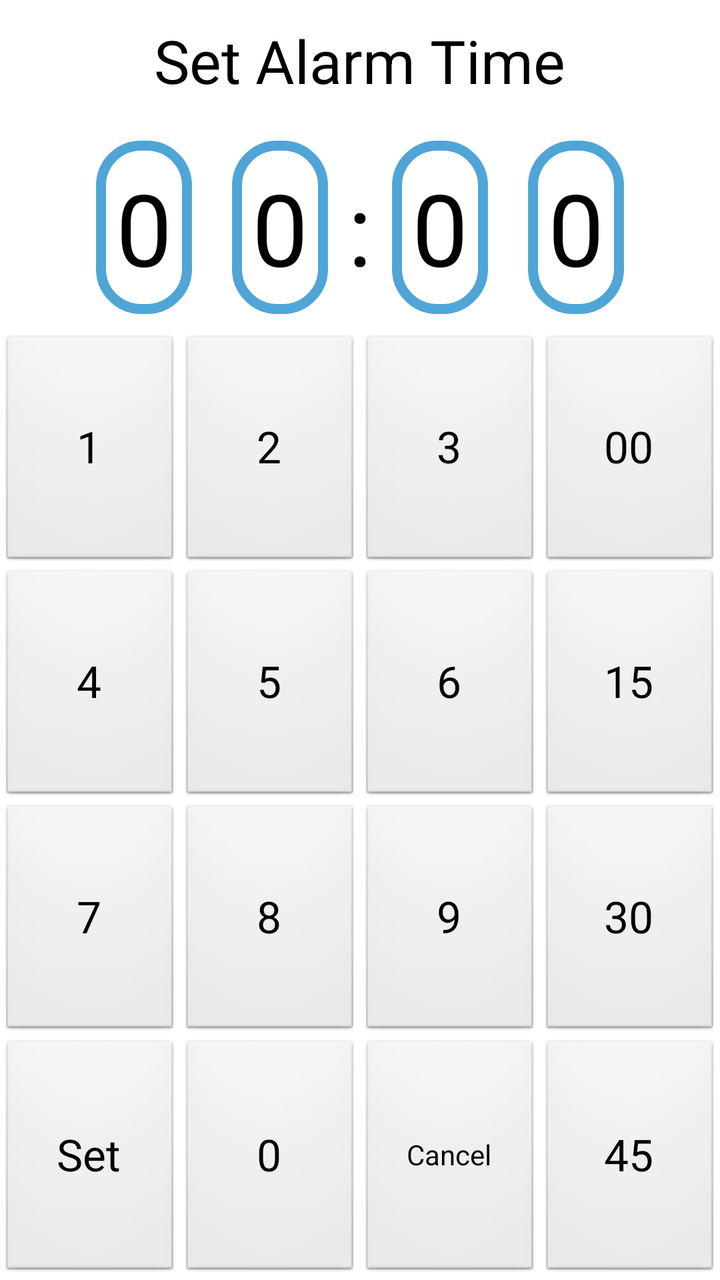
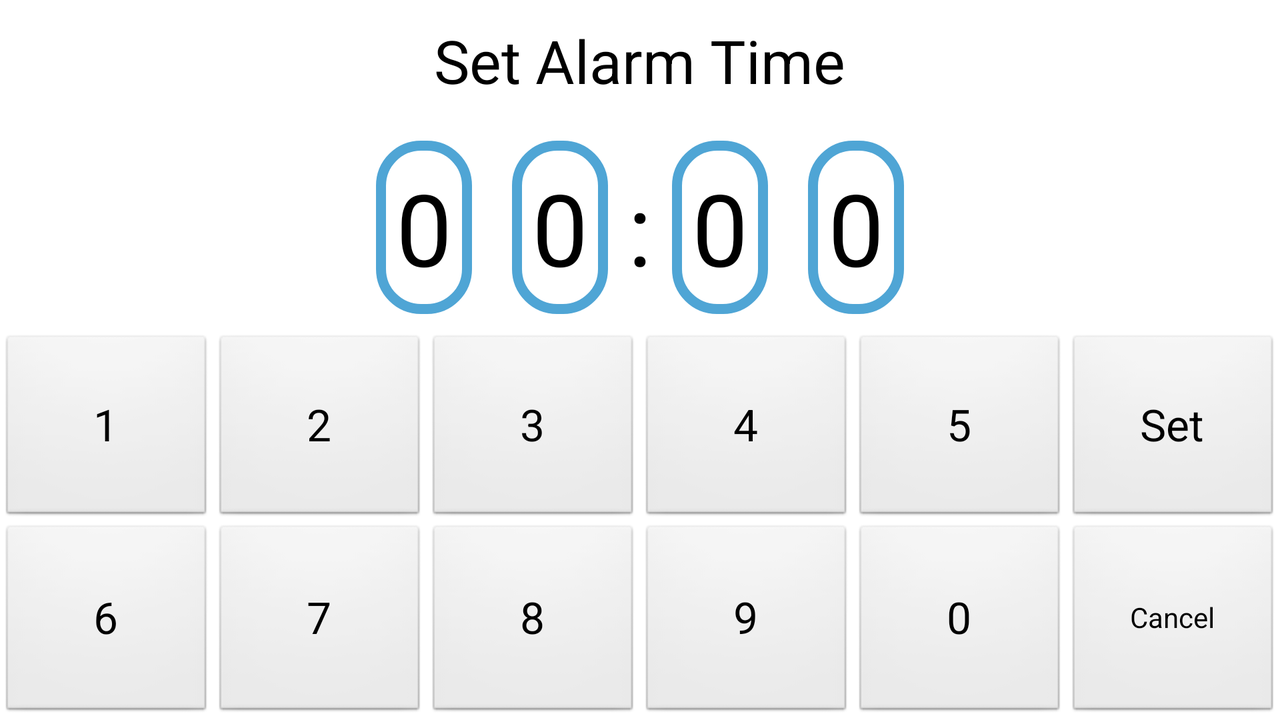

First picture: res/layout/ on a phone held upright. Second picture: the repository's own variant of that layout, on a device whose configuration matches the variant's folder. Source for both follows.
<!-- AndroidManifest.xml: application theme AppTheme -->
<!-- res/layout/main_activity.xml -->
<LinearLayout xmlns:android="http://schemas.android.com/apk/res/android"
    xmlns:tools="http://schemas.android.com/tools"
    android:layout_width="fill_parent"
    android:layout_height="fill_parent"
    android:gravity="center_horizontal"
    android:orientation="vertical"
    tools:context=".MainActivity" >

    <TextView
        android:id="@+id/textViewSetTime"
        android:layout_width="wrap_content"
        android:layout_height="wrap_content"
        android:layout_gravity="center|top"
        android:layout_margin="10dp"
        android:text="@string/SetTime"
        android:textAppearance="?android:attr/textAppearanceLarge"
        android:textSize="30sp" />

    <TableRow
        android:id="@+id/TableRowTime"
        android:layout_width="wrap_content"
        android:layout_height="wrap_content"
        android:gravity="center" >

        <TextView
            android:id="@+id/textViewHour1"
            android:layout_width="wrap_content"
            android:layout_height="wrap_content"
            android:layout_margin="10dip"
            android:background="@drawable/selector_textview"
            android:clickable="true"
            android:focusable="true"
            android:focusableInTouchMode="true"
            android:gravity="center"
            android:text="@string/Zero"
            android:textAppearance="?android:attr/textAppearanceLarge"
            android:textSize="50sp" />

        <TextView
            android:id="@+id/textViewHour2"
            android:layout_width="wrap_content"
            android:layout_height="wrap_content"
            android:layout_margin="10dip"
            android:background="@drawable/selector_textview"
            android:clickable="true"
            android:focusable="true"
            android:focusableInTouchMode="true"
            android:gravity="top|center"
            android:text="@string/Zero"
            android:textAppearance="?android:attr/textAppearanceLarge"
            android:textSize="50sp" />

        <TextView
            android:id="@+id/textViewSeparator"
            android:layout_width="wrap_content"
            android:layout_height="wrap_content"
            android:gravity="center|top"
            android:text="@string/colon"
            android:textAppearance="?android:attr/textAppearanceLarge"
            android:textSize="50sp" />

        <TextView
            android:id="@+id/textViewMinute1"
            android:layout_width="wrap_content"
            android:layout_height="wrap_content"
            android:layout_margin="10dip"
            android:background="@drawable/selector_textview"
            android:clickable="true"
            android:focusable="true"
            android:focusableInTouchMode="true"
            android:text="@string/Zero"
            android:textAppearance="?android:attr/textAppearanceLarge"
            android:textSize="50sp" />

        <TextView
            android:id="@+id/textViewMinute2"
            android:layout_width="wrap_content"
            android:layout_height="wrap_content"
            android:layout_margin="10dip"
            android:background="@drawable/selector_textview"
            android:clickable="true"
            android:focusable="true"
            android:focusableInTouchMode="true"
            android:text="@string/Zero"
            android:textAppearance="?android:attr/textAppearanceLarge"
            android:textSize="50sp" />
    </TableRow>

    <TableLayout
        android:id="@+id/TableLayoutNumbers"
        android:layout_width="fill_parent"
        android:layout_height="fill_parent"
        android:stretchColumns="*" >

        <TableRow
            android:id="@+id/tableRow1to3"
            android:layout_weight="1"
            android:gravity="center" >

            <Button
                android:id="@+id/Button1"
                style="@style/number_button"
                android:text="@string/Key1" />

            <Button
                android:id="@+id/Button2"
                style="@style/number_button"
                android:text="@string/Key2" />

            <Button
                android:id="@+id/Button3"
                style="@style/number_button"
                android:text="@string/Key3" />

            <Button
                android:id="@+id/Button00"
                style="@style/number_button"
                android:text="@string/Key00" />
        </TableRow>

        <TableRow
            android:id="@+id/tableRow4to6"
            android:layout_weight="1"
            android:gravity="center" >

            <Button
                android:id="@+id/Button4"
                style="@style/number_button"
                android:text="@string/Key4" />

            <Button
                android:id="@+id/Button5"
                style="@style/number_button"
                android:text="@string/Key5" />

            <Button
                android:id="@+id/Button6"
                style="@style/number_button"
                android:text="@string/Key6" />

            <Button
                android:id="@+id/Button15"
                style="@style/number_button"
                android:text="@string/Key15" />
        </TableRow>

        <TableRow
            android:id="@+id/tableRow7to9"
            android:layout_weight="1"
            android:gravity="center" >

            <Button
                android:id="@+id/Button7"
                style="@style/number_button"
                android:text="@string/Key7" />

            <Button
                android:id="@+id/Button8"
                style="@style/number_button"
                android:text="@string/Key8" />

            <Button
                android:id="@+id/Button9"
                style="@style/number_button"
                android:text="@string/Key9" />

            <Button
                android:id="@+id/Button30"
                style="@style/number_button"
                android:text="@string/Key30" />
        </TableRow>

        <TableRow
            android:id="@+id/tableRow0"
            android:layout_weight="1"
            android:gravity="center" >

            <Button
                android:id="@+id/ButtonSet"
                style="@style/number_button"
                android:text="@string/Set" />

            <Button
                android:id="@+id/Button0"
                style="@style/number_button"
                android:text="@string/Key0" />

            <Button
                android:id="@+id/ButtonCancel"
				android:layout_width="0dip"
                android:layout_height="fill_parent"
                android:layout_weight="1"
                android:text="@string/Cancel" />

            <Button
                android:id="@+id/Button45"
                style="@style/number_button"
                android:text="@string/Key45" />
        </TableRow>
    </TableLayout>

</LinearLayout>
<!-- resources referenced by this layout -->
<resources>
  <!-- drawable selector_textview (drawable) -->
  <selector xmlns:android="http://schemas.android.com/apk/res/android">
     <item 
         android:state_focused="true"  
         android:drawable="@drawable/selected_textview"/>
     <item 
         android:state_pressed="true" 
         android:drawable="@drawable/selected_textview" />
     <item  
         android:state_focused="false"
         android:drawable="@drawable/back_textview"/>
  </selector>
  <string name="Cancel">Cancel</string>
  <string name="Key0">0</string>
  <string name="Key00">00</string>
  <string name="Key1">1</string>
  <string name="Key15">15</string>
  <string name="Key2">2</string>
  <string name="Key3">3</string>
  <string name="Key30">30</string>
  <string name="Key4">4</string>
  <string name="Key45">45</string>
  <string name="Key5">5</string>
  <string name="Key6">6</string>
  <string name="Key7">7</string>
  <string name="Key8">8</string>
  <string name="Key9">9</string>
  <string name="Set">Set</string>
  <string name="SetTime">Set Alarm Time</string>
  <string name="Zero">0</string>
  <string name="colon">:</string>
  <style name="number_button">
          <item name="android:textColor">#000000</item>
          <item name="android:textAppearance">?android:attr/textAppearanceLarge</item>
          <item name="android:layout_width">0dip</item>
          <item name="android:layout_height">fill_parent</item>
          <item name="android:layout_weight">1</item>
      </style>
  <style name="AppTheme" parent="AppBaseTheme">
          
      </style>
  <!-- drawable selected_textview (drawable) -->
  <shape xmlns:android="http://schemas.android.com/apk/res/android" android:shape="rectangle" >
     <solid android:color="#FFF0E68C" />
     <stroke android:width="5dip" android:color="#4fa5d5"/>
     <corners android:radius="20dip" />
     <padding android:top="10dip" android:left="10dip" android:bottom="10dip" android:right="10dip"/>
  </shape>
  <!-- drawable back_textview (drawable) -->
  <shape xmlns:android="http://schemas.android.com/apk/res/android" android:shape="rectangle" >
     <solid android:color="#ffffff" />
     <stroke android:width="5dip" android:color="#4fa5d5"/>
     <corners android:radius="20dip" />
     <padding android:top="10dip" android:left="10dip" android:bottom="10dip" android:right="10dip"/>
  </shape>
  <style name="AppBaseTheme" parent="android:Theme.Light">
          
      </style>
</resources>
<!-- res/layout-land/main_activity.xml (the author's variant of the layout above) -->
<!-- drawn on the phone turned sideways -->
<LinearLayout xmlns:android="http://schemas.android.com/apk/res/android"
    xmlns:tools="http://schemas.android.com/tools"
    android:layout_width="fill_parent"
    android:layout_height="fill_parent"
    android:gravity="center_horizontal"
    android:orientation="vertical"
    tools:context=".MainActivity" >

    <TextView
        android:id="@+id/textViewSetTime"
        android:layout_width="wrap_content"
        android:layout_height="wrap_content"
        android:layout_gravity="center|top"
        android:layout_margin="10dp"
        android:text="@string/SetTime"
        android:textAppearance="?android:attr/textAppearanceLarge"
        android:textSize="30sp" />

    <TableRow
        android:id="@+id/TableRowTime"
        android:layout_width="wrap_content"
        android:layout_height="wrap_content"
        android:gravity="center" >

        <TextView
            android:id="@+id/textViewHour1"
            android:layout_width="wrap_content"
            android:layout_height="wrap_content"
            android:layout_margin="10dip"
            android:background="@drawable/selector_textview"
            android:clickable="true"
            android:focusable="true"
            android:focusableInTouchMode="true"
            android:gravity="center"
            android:text="@string/Zero"
            android:textAppearance="?android:attr/textAppearanceLarge"
            android:textSize="50sp" />

        <TextView
            android:id="@+id/textViewHour2"
            android:layout_width="wrap_content"
            android:layout_height="wrap_content"
            android:layout_margin="10dip"
            android:background="@drawable/selector_textview"
            android:clickable="true"
            android:focusable="true"
            android:focusableInTouchMode="true"
            android:gravity="top|center"
            android:text="@string/Zero"
            android:textAppearance="?android:attr/textAppearanceLarge"
            android:textSize="50sp" />

        <TextView
            android:id="@+id/textViewSeparator"
            android:layout_width="wrap_content"
            android:layout_height="wrap_content"
            android:gravity="center|top"
            android:text="@string/colon"
            android:textAppearance="?android:attr/textAppearanceLarge"
            android:textSize="50sp" />

        <TextView
            android:id="@+id/textViewMinute1"
            android:layout_width="wrap_content"
            android:layout_height="wrap_content"
            android:layout_margin="10dip"
            android:background="@drawable/selector_textview"
            android:clickable="true"
            android:focusable="true"
            android:focusableInTouchMode="true"
            android:text="@string/Zero"
            android:textAppearance="?android:attr/textAppearanceLarge"
            android:textSize="50sp" />

        <TextView
            android:id="@+id/textViewMinute2"
            android:layout_width="wrap_content"
            android:layout_height="wrap_content"
            android:layout_margin="10dip"
            android:background="@drawable/selector_textview"
            android:clickable="true"
            android:focusable="true"
            android:focusableInTouchMode="true"
            android:text="@string/Zero"
            android:textAppearance="?android:attr/textAppearanceLarge"
            android:textSize="50sp" />
    </TableRow>

    <TableLayout
        android:id="@+id/TableLayoutNumbers"
        android:layout_width="fill_parent"
        android:layout_height="fill_parent"
        android:stretchColumns="*" >

        <TableRow
            android:id="@+id/tableRow1to5"
            android:layout_weight="1"
            android:gravity="center" >

            <Button
                android:id="@+id/Button1"
                style="@style/number_button"
                android:text="@string/Key1" />

            <Button
                android:id="@+id/Button2"
                style="@style/number_button"
                android:text="@string/Key2" />

            <Button
                android:id="@+id/Button3"
                style="@style/number_button"
                android:text="@string/Key3" />

            <Button
                android:id="@+id/Button4"
                style="@style/number_button"
                android:text="@string/Key4" />

            <Button
                android:id="@+id/Button5"
               style="@style/number_button"
                android:text="@string/Key5" />

            <Button
                android:id="@+id/ButtonSet"
                style="@style/number_button"
                android:text="@string/Set" />
        </TableRow>

        <TableRow
            android:id="@+id/tableRow6to0"
            android:layout_weight="1"
            android:gravity="center" >

            <Button
                android:id="@+id/Button6"
                style="@style/number_button"
                android:text="@string/Key6" />

            <Button
                android:id="@+id/Button7"
                style="@style/number_button"
                android:text="@string/Key7" />

            <Button
                android:id="@+id/Button8"
                style="@style/number_button"
                android:text="@string/Key8" />

            <Button
                android:id="@+id/Button9"
                style="@style/number_button"
                android:text="@string/Key9" />

            <Button
                android:id="@+id/Button0"
                style="@style/number_button"
                android:text="@string/Key0" />

            <Button
                android:id="@+id/ButtonCancel"
                android:layout_width="0dip"
                android:layout_height="fill_parent"
                android:layout_weight="1"
                android:text="@string/Cancel" />
        </TableRow>
    </TableLayout>

</LinearLayout>
<!-- resources referenced by the variant -->
<!-- as the phone turned sideways resolves them -->
<resources>
  <!-- drawable selector_textview (drawable) -->
  <selector xmlns:android="http://schemas.android.com/apk/res/android">
     <item 
         android:state_focused="true"  
         android:drawable="@drawable/selected_textview"/>
     <item 
         android:state_pressed="true" 
         android:drawable="@drawable/selected_textview" />
     <item  
         android:state_focused="false"
         android:drawable="@drawable/back_textview"/>
  </selector>
  <string name="Cancel">Cancel</string>
  <string name="Key0">0</string>
  <string name="Key1">1</string>
  <string name="Key2">2</string>
  <string name="Key3">3</string>
  <string name="Key4">4</string>
  <string name="Key5">5</string>
  <string name="Key6">6</string>
  <string name="Key7">7</string>
  <string name="Key8">8</string>
  <string name="Key9">9</string>
  <string name="Set">Set</string>
  <string name="SetTime">Set Alarm Time</string>
  <string name="Zero">0</string>
  <string name="colon">:</string>
  <style name="number_button">
          <item name="android:textColor">#000000</item>
          <item name="android:textAppearance">?android:attr/textAppearanceLarge</item>
          <item name="android:layout_width">0dip</item>
          <item name="android:layout_height">fill_parent</item>
          <item name="android:layout_weight">1</item>
      </style>
  <style name="AppTheme" parent="AppBaseTheme">
          
      </style>
  <!-- drawable selected_textview (drawable) -->
  <shape xmlns:android="http://schemas.android.com/apk/res/android" android:shape="rectangle" >
     <solid android:color="#FFF0E68C" />
     <stroke android:width="5dip" android:color="#4fa5d5"/>
     <corners android:radius="20dip" />
     <padding android:top="10dip" android:left="10dip" android:bottom="10dip" android:right="10dip"/>
  </shape>
  <!-- drawable back_textview (drawable) -->
  <shape xmlns:android="http://schemas.android.com/apk/res/android" android:shape="rectangle" >
     <solid android:color="#ffffff" />
     <stroke android:width="5dip" android:color="#4fa5d5"/>
     <corners android:radius="20dip" />
     <padding android:top="10dip" android:left="10dip" android:bottom="10dip" android:right="10dip"/>
  </shape>
  <style name="AppBaseTheme" parent="android:Theme.Light">
          
      </style>
</resources>
